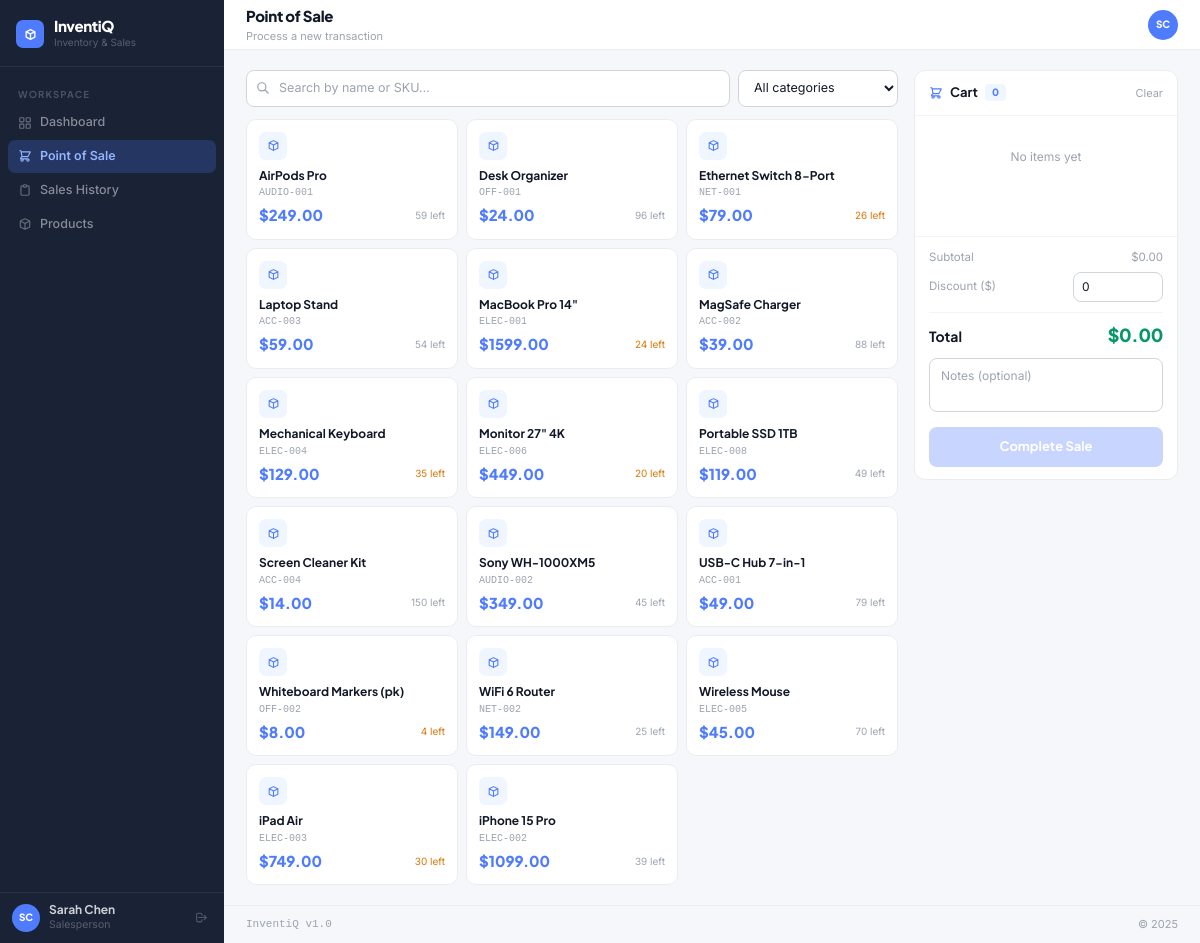
/sales/pos/ (signed in), run on the app's committed database.
### accounts/models.py (models this page shows, shortened)
class User(AbstractUser):
    ROLE_CHOICES = [('manager', 'Manager'), ('salesperson', 'Salesperson')]
    role = models.CharField(max_length=20, choices=ROLE_CHOICES, default='salesperson')
    phone = models.CharField(max_length=20, blank=True)
    avatar_initials = models.CharField(max_length=3, blank=True)
    @property
    def is_manager(self):
        return self.role == 'manager'
    @property
    def full_name(self):
        return self.get_full_name() or self.username

### inventory/models.py (models this page shows, shortened)
class Product(models.Model):
    name = models.CharField(max_length=200)
    sku = models.CharField(max_length=50, unique=True)
    category = models.ForeignKey(Category, on_delete=models.SET_NULL, null=True, blank=True, related_name='products')
    description = models.TextField(blank=True)
    cost_price = models.DecimalField(max_digits=10, decimal_places=2, validators=[MinValueValidator(Decimal('0.01'))])
    selling_price = models.DecimalField(max_digits=10, decimal_places=2, validators=[MinValueValidator(Decimal('0.01'))])
    stock_quantity = models.PositiveIntegerField(default=0)
    reorder_threshold = models.PositiveIntegerField(default=10)
    ai_reorder_threshold = models.PositiveIntegerField(default=10)
    use_ai_threshold = models.BooleanField(default=True)
    is_active = models.BooleanField(default=True)
    created_at = models.DateTimeField(auto_now_add=True)
    updated_at = models.DateTimeField(auto_now=True)
    class Meta:
        ordering = ['name']
    @property
    def effective_threshold(self):
        return self.ai_reorder_threshold if self.use_ai_threshold else self.reorder_threshold
    @property
    def is_low_stock(self):
        return self.stock_quantity <= self.effective_threshold

### sales/views.py (the view)
# urls.py: path('pos/', views.pos_view, name='pos'),
@login_required
def pos_view(request):
    products = Product.objects.filter(is_active=True, stock_quantity__gt=0).select_related('category').order_by('name')
    categories = list(products.values_list('category__name', flat=True).distinct())
    return render(request, 'sales/pos.html', {'products': products, 'categories': categories})

### templates/sales/pos.html (shortened to what this page needs)
{% extends "layouts/base.html" %}
{% block page_title %}Point of Sale{% endblock %}
{% block page_subtitle %}Process a new transaction{% endblock %}
{% block content %}
<div style="display:flex;gap:16px;">
  <div style="flex:1;min-width:0;">
    <div style="display:flex;gap:8px;margin-bottom:12px;">
      <div style="flex:1;position:relative;">
        <input id="posSearch" type="search" placeholder="Search by name or SKU…" class="field" style="padding-left:32px;" oninput="filterPOS()" aria-label="Search products" autocomplete="off">
      </div>
      <select id="catFilter" class="field" style="width:160px;" onchange="filterPOS()" aria-label="Filter by category">
        <option value="">All categories</option>
      </select>
    </div>
    <div id="posGrid" style="display:grid;grid-template-columns:repeat(3,1fr);gap:8px;" role="list" aria-label="Available products">
      {% for product in products %}
      <div class="pos-card"
           data-id="{{ product.pk }}"
           data-name="{{ product.name }}"
           data-price="{{ product.selling_price }}"
           data-stock="{{ product.stock_quantity }}"
           data-sku="{{ product.sku }}"
           data-cat="{{ product.category.name|default:'' }}"
           onclick="addToCart(this)"
           tabindex="0"
           onkeydown="if(event.key==='Enter'||event.key===' ')addToCart(this)"
           role="button"
           aria-label="Add {{ product.name }} to cart — ${{ product.selling_price }}, {{ product.stock_quantity }} in stock"
           style="background:#fff;border:1.5px solid #eaecf0;border-radius:10px;padding:12px;cursor:pointer;text-align:left;transition:border-color .14s,background .14s;user-select:none;">
        <div style="width:28px;height:28px;background:#eff6ff;border-radius:7px;display:flex;align-items:center;justify-content:center;margin-bottom:8px;pointer-events:none;" aria-hidden="true">
          <svg width="13" height="13" fill="none" stroke="#4F7CFF" viewBox="0 0 24 24" stroke-width="2"><path stroke-linecap="round" stroke-linejoin="round" d="M20 7l-8-4-8 4m16 0l-8 4m8-4v10l-8 4m0-10L4 7m8 4v10M4 7v10l8 4"/></svg>
        </div>
        <div style="font-family:'Plus Jakarta Sans',sans-serif;font-size:12px;font-weight:700;color:#111827;margin-bottom:2px;line-height:1.3;pointer-events:none;">{{ product.name }}</div>
        <div style="font-family:ui-monospace,monospace;font-size:10px;color:#9ca3af;margin-bottom:4px;pointer-events:none;">{{ product.sku }}</div>
        <div style="display:flex;justify-content:space-between;align-items:center;pointer-events:none;">
          <div style="font-family:'Plus Jakarta Sans',sans-serif;font-size:15px;font-weight:800;color:#4F7CFF;">${{ product.selling_price }}</div>
          <div style="font-size:10px;{% if product.is_low_stock %}color:#d97706;{% else %}color:#9ca3af;{% endif %}">{{ product.stock_quantity }} left</div>
        </div>
      </div>
      {% empty %}
      <p style="grid-column:1/-1;text-align:center;padding:40px;color:#9ca3af;font-size:13px;">No products available</p>
      {% endfor %}
    </div>
  </div>
  <div style="width:264px;flex-shrink:0;">
    <div class="card" style="padding:0;display:flex;flex-direction:column;position:sticky;top:70px;max-height:calc(100vh - 90px);">
      <div style="padding:12px 14px;border-bottom:1px solid #f3f4f6;display:flex;justify-content:space-between;align-items:center;">
        <div style="display:flex;align-items:center;gap:7px;font-family:'Plus Jakarta Sans',sans-serif;font-size:13px;font-weight:700;color:#111827;">
          Cart
          <span id="cartCount" style="background:#eff6ff;color:#4F7CFF;font-size:10px;font-weight:800;padding:1px 7px;border-radius:4px;" aria-live="polite" aria-label="Items in cart">0</span>
        </div>
        <button onclick="clearCart()" style="font-size:11px;color:#9ca3af;background:none;border:none;cursor:pointer;font-family:'Inter',sans-serif;" aria-label="Clear all cart items">Clear</button>
      </div>
      <div id="cartItems" style="flex:1;overflow-y:auto;padding:8px 12px;min-height:120px;" role="list" aria-label="Cart items" aria-live="polite">
        <p id="cartEmpty" style="font-family:'Inter',sans-serif;font-size:12px;color:#9ca3af;text-align:center;padding:24px 0;">No items yet</p>
      </div>
      <div style="padding:12px 14px;border-top:1px solid #f3f4f6;">
        <div style="display:flex;justify-content:space-between;font-family:'Inter',sans-serif;font-size:11.5px;color:#9ca3af;margin-bottom:6px;">
          <span>Subtotal</span>
          <span id="subtotalDisplay" aria-live="polite">$0.00</span>
        </div>
        <div style="display:flex;align-items:center;justify-content:space-between;margin-bottom:10px;">
          <label for="discountInput" style="font-family:'Inter',sans-serif;font-size:11.5px;color:#9ca3af;">Discount ($)</label>
          <input type="number" id="discountInput" min="0" step="0.01" value="0"
                 class="field" style="width:90px;padding:5px 8px;font-size:12px;"
                 oninput="updateTotals()" aria-label="Discount amount in dollars">
        </div>
        <div style="display:flex;justify-content:space-between;align-items:baseline;padding-top:8px;border-top:1px solid #f3f4f6;margin-bottom:10px;">
          <span style="font-family:'Plus Jakarta Sans',sans-serif;font-size:14px;font-weight:700;color:#111827;">Total</span>
          <span id="totalDisplay" style="font-family:'Plus Jakarta Sans',sans-serif;font-size:18px;font-weight:800;color:#059669;letter-spacing:-.3px;" aria-live="polite">$0.00</span>
        </div>
        <textarea id="saleNotes" rows="2" class="field" style="resize:none;font-size:12px;margin-bottom:10px;" placeholder="Notes (optional)" aria-label="Sale notes"></textarea>
        <button id="checkoutBtn" onclick="processSale()" disabled
                style="width:100%;padding:10px;background:#c7d5ff;border:none;border-radius:8px;font-family:'Plus Jakarta Sans',sans-serif;font-size:13px;font-weight:700;color:#fff;cursor:not-allowed;transition:all .14s;"
                aria-disabled="true">
          Complete Sale
        </button>
      </div>
    </div>
  </div>
</div>
{% endblock %}

### templates/layouts/base.html (shortened to what this page needs)
<!DOCTYPE html>
<html lang="en">
<head>
    <script src="https://cdn.tailwindcss.com"></script>
</head>
<body>
{% if user.is_authenticated %}
<div style="display:flex;min-height:100vh;">
    <aside class="sidebar" id="sidebar" aria-label="Main navigation">
        <div class="sidebar-logo">
            <div class="sidebar-icon" aria-hidden="true">
                <svg fill="none" stroke="#fff" viewBox="0 0 24 24" stroke-width="2.5">
                    <path stroke-linecap="round" stroke-linejoin="round" d="M20 7l-8-4-8 4m16 0l-8 4m8-4v10l-8 4m0-10L4 7m8 4v10M4 7v10l8 4"/>
                </svg>
            </div>
            <div>
                <div class="sidebar-brand">InventiQ</div>
                <div class="sidebar-tagline">Inventory & Sales</div>
            </div>
        </div>
        <nav class="sidebar-nav" aria-label="Primary navigation">
            <div class="nav-section">Workspace</div>
            <a href="{% url 'dashboard:index' %}" class="nav-item {% if request.resolver_match.app_name == 'dashboard' %}active{% endif %}" aria-current="{% if request.resolver_match.app_name == 'dashboard' %}page{% endif %}">
                <svg fill="none" stroke="currentColor" viewBox="0 0 24 24" stroke-width="2" aria-hidden="true"><rect x="3" y="3" width="7" height="7" rx="1"/><rect x="14" y="3" width="7" height="7" rx="1"/><rect x="14" y="14" width="7" height="7" rx="1"/><rect x="3" y="14" width="7" height="7" rx="1"/></svg>
                Dashboard
            </a>
            <a href="{% url 'sales:pos' %}" class="nav-item {% if request.resolver_match.view_name == 'sales:pos' %}active{% endif %}" aria-current="{% if request.resolver_match.view_name == 'sales:pos' %}page{% endif %}">
                <svg fill="none" stroke="currentColor" viewBox="0 0 24 24" stroke-width="2" aria-hidden="true"><path stroke-linecap="round" stroke-linejoin="round" d="M3 3h2l.4 2M7 13h10l4-8H5.4M7 13L5.4 5M7 13l-2.293 2.293c-.63.63-.184 1.707.707 1.707H17m0 0a2 2 0 100 4 2 2 0 000-4zm-8 2a2 2 0 11-4 0 2 2 0 014 0z"/></svg>
                Point of Sale
            </a>
            <a href="{% url 'sales:sale_list' %}" class="nav-item {% if request.resolver_match.app_name == 'sales' and request.resolver_match.view_name != 'sales:pos' %}active{% endif %}">
                <svg fill="none" stroke="currentColor" viewBox="0 0 24 24" stroke-width="2" aria-hidden="true"><path stroke-linecap="round" stroke-linejoin="round" d="M9 5H7a2 2 0 00-2 2v12a2 2 0 002 2h10a2 2 0 002-2V7a2 2 0 00-2-2h-2M9 5a2 2 0 002 2h2a2 2 0 002-2M9 5a2 2 0 012-2h2a2 2 0 012 2"/></svg>
                Sales History
            </a>
            <a href="{% url 'inventory:product_list' %}" class="nav-item {% if request.resolver_match.app_name == 'inventory' %}active{% endif %}">
                <svg fill="none" stroke="currentColor" viewBox="0 0 24 24" stroke-width="2" aria-hidden="true"><path stroke-linecap="round" stroke-linejoin="round" d="M20 7l-8-4-8 4m16 0l-8 4m8-4v10l-8 4m0-10L4 7m8 4v10M4 7v10l8 4"/></svg>
                Products
            </a>
        </nav>
        <div class="sidebar-footer">
            <div class="sidebar-user">
                <div class="user-avatar" aria-hidden="true">{{ user.avatar_initials|default:user.username|slice:":2"|upper }}</div>
                <div style="flex:1;min-width:0;">
                    <div class="user-name">{{ user.full_name }}</div>
                    <div class="user-role">{{ user.role|capfirst }}</div>
                </div>
                <a href="{% url 'accounts:logout' %}" style="color:rgba(255,255,255,.25);display:flex;align-items:center;padding:4px;border-radius:5px;transition:color .14s;" aria-label="Sign out">
                    <svg width="13" height="13" fill="none" stroke="currentColor" viewBox="0 0 24 24" stroke-width="2" aria-hidden="true"><path stroke-linecap="round" stroke-linejoin="round" d="M17 16l4-4m0 0l-4-4m4 4H7m6 4v1a3 3 0 01-3 3H6a3 3 0 01-3-3V7a3 3 0 013-3h4a3 3 0 013 3v1"/></svg>
                </a>
            </div>
        </div>
    </aside>
    <div style="flex:1;margin-left:224px;display:flex;flex-direction:column;min-height:100vh;">
        <header class="topbar" role="banner">
            <div style="display:flex;align-items:center;gap:12px;">
                <div>
                    <div class="page-title">{% block page_title %}Dashboard{% endblock %}</div>
                    <div class="page-sub">{% block page_subtitle %}{% endblock %}</div>
                </div>
            </div>
            <div style="display:flex;align-items:center;gap:8px;">
                <a href="{% url 'accounts:profile' %}" style="width:30px;height:30px;border-radius:50%;background:#4F7CFF;display:flex;align-items:center;justify-content:center;font-family:'Plus Jakarta Sans',sans-serif;font-size:10px;font-weight:800;color:#fff;text-decoration:none;" aria-label="Your profile">
                    {{ user.avatar_initials|default:user.username|slice:":2"|upper }}
                </a>
            </div>
        </header>
        <main id="main-content" class="page-enter" style="flex:1;padding:20px 22px;" tabindex="-1">
            {% block content %}{% endblock %}
        </main>
        <footer style="padding:10px 22px;border-top:1px solid #eaecf0;display:flex;justify-content:space-between;font-size:11px;color:#9ca3af;" role="contentinfo">
            <span style="font-family:ui-monospace,monospace;">InventiQ v1.0</span>
            <span>© 2025</span>
        </footer>
    </div>
</div>
{% endif %}
</body>
</html>

### data on the page
User: avatar_initials "SC", full_name "Sarah Chen", role "Salesperson"
Product: name "AirPods Pro", sku "AUDIO-001", selling_price "249.00", stock_quantity "59"
Product: name "Desk Organizer", sku "OFF-001", selling_price "24.00", stock_quantity "96"
Product: name "Ethernet Switch 8-Port", sku "NET-001", selling_price "79.00", stock_quantity "26"
Product: name "Laptop Stand", sku "ACC-003", selling_price "59.00", stock_quantity "54"
Product: name "MacBook Pro 14\"", sku "ELEC-001", selling_price "1599.00", stock_quantity "24"
Product: name "MagSafe Charger", sku "ACC-002", selling_price "39.00", stock_quantity "88"
Product: name "Mechanical Keyboard", sku "ELEC-004", selling_price "129.00", stock_quantity "35"
Product: name "Monitor 27\" 4K", sku "ELEC-006", selling_price "449.00", stock_quantity "20"
Product: name "Portable SSD 1TB", sku "ELEC-008", selling_price "119.00", stock_quantity "49"
Product: name "Screen Cleaner Kit", sku "ACC-004", selling_price "14.00", stock_quantity "150"
Product: name "Sony WH-1000XM5", sku "AUDIO-002", selling_price "349.00", stock_quantity "45"
Product: name "USB-C Hub 7-in-1", sku "ACC-001", selling_price "49.00", stock_quantity "79"
Product: name "Whiteboard Markers (pk)", sku "OFF-002", selling_price "8.00", stock_quantity "4"
Product: name "WiFi 6 Router", sku "NET-002", selling_price "149.00", stock_quantity "25"
Product: name "Wireless Mouse", sku "ELEC-005", selling_price "45.00", stock_quantity "70"
Product: name "iPad Air", sku "ELEC-003", selling_price "749.00", stock_quantity "30"
Product: name "iPhone 15 Pro", sku "ELEC-002", selling_price "1099.00", stock_quantity "39"
